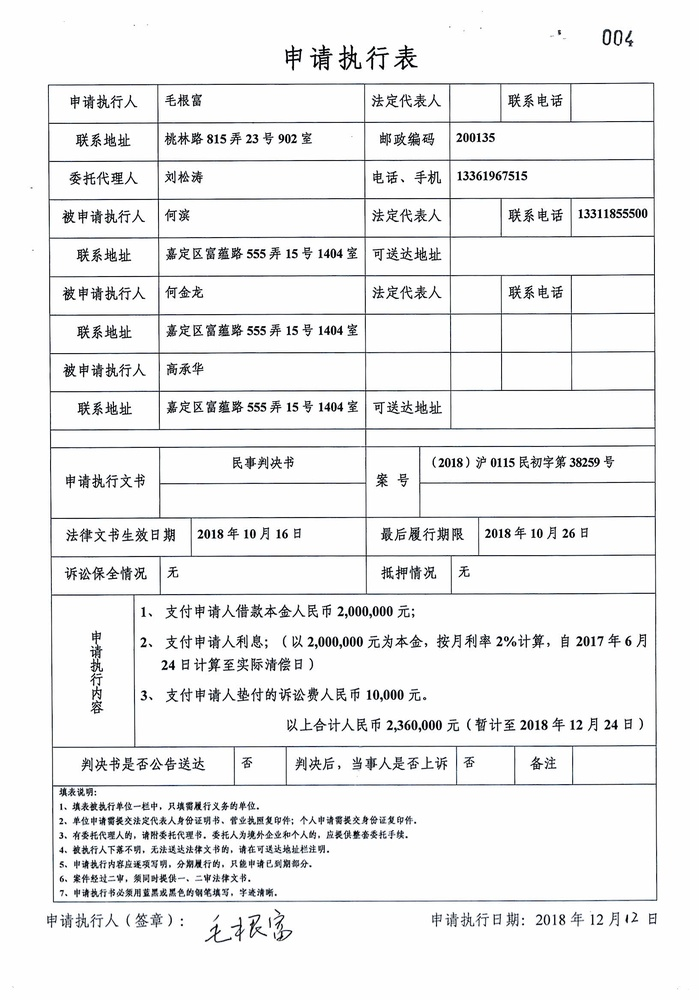
#> input picture 9.jpg, 699 x 1000 px, shrunk from 1632 x 2336 before the run
$ python liantong.py
#> lines starting #> are read from the running program, lines starting #| are printed output that depends on the picture; after the words box and inside, x2 and y2 are one past the last pixel; in counts of white or black regions, pixels touching at a corner belong together
import numpy as np
import matplotlib.pyplot as plt
import matplotlib.patches as mpatches
from skimage import data, filters, segmentation, measure, morphology, color
import cv2
# 加载并裁剪硬币图片
# image = data.coins()[50:-50, 50:-50]
# print(image)
image = cv2.imread('9.jpg')
#> image is the input picture: shape (1000, 699, 3); mean B, G, R 240, 239.7, 239.4
image = cv2.cvtColor(image, cv2.COLOR_BGR2GRAY)
#> image: shape (1000, 699)
thresh = filters.threshold_otsu(image)  # 阈值分割
#> thresh = 172
bw = morphology.closing(image > thresh, morphology.square(3))  # 闭运算
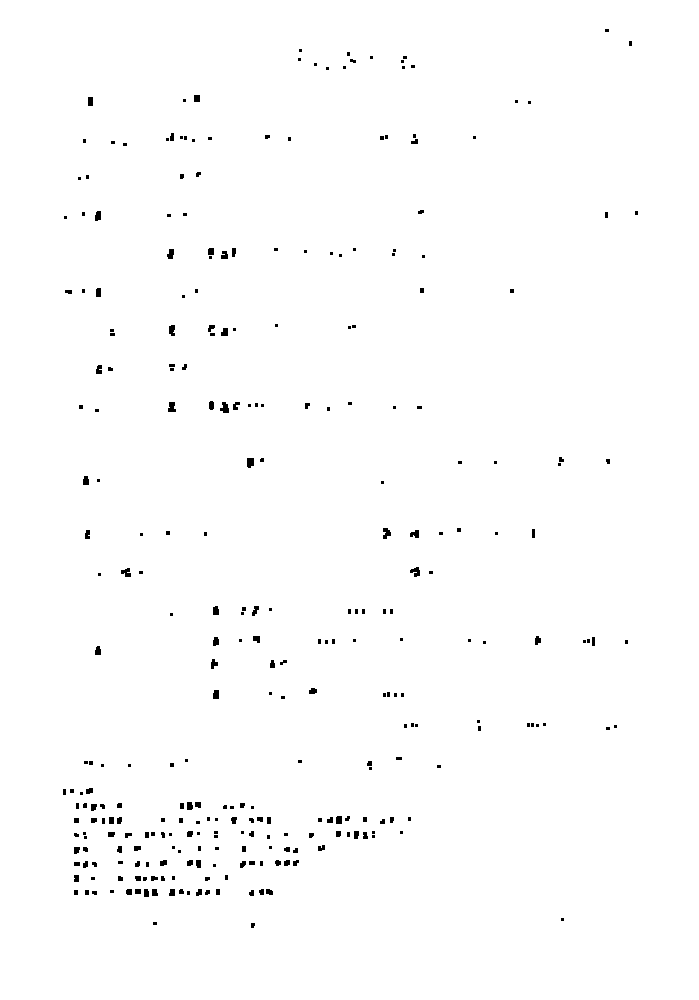
#> bw: shape (1000, 699) bool; 99.1% white; 303 black regions (187 under 20 px), largest, box (x1, y1, x2, y2) and area: (220, 402, 229, 413) 68, (168, 402, 176, 412) 63, (247, 458, 254, 468) 63

cleared = bw.copy()  # 复制
segmentation.clear_border(cleared)  # 清除与边界相连的目标物

label_image = measure.label(cleared)  # 连通区域标记
borders = np.logical_xor(bw, cleared)  # 异或
#> borders: shape (1000, 699) bool; every value is 0
label_image[borders] = -1
image_label_overlay = color.label2rgb(label_image, image=image)  # 不同标记用不同颜色显示
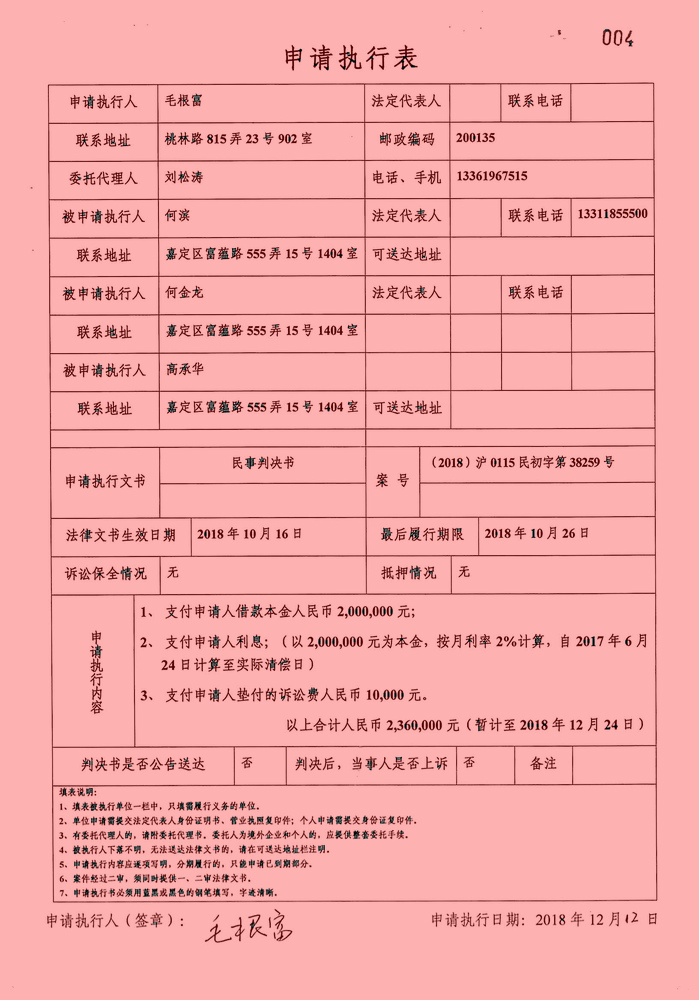
#> image_label_overlay: shape (1000, 699, 3) float64; mean R, G, B 0.955, 0.658, 0.658

fig, (ax0, ax1) = plt.subplots(1, 2, figsize=(8, 6))
ax0.imshow(cleared, plt.cm.gray)
ax1.imshow(image_label_overlay)

for region in measure.regionprops(label_image):  # 循环得到每一个连通区域属性集

    # 忽略小区域
    if region.area < 100:
        continue

    # 绘制外包矩形
    minr, minc, maxr, maxc = region.bbox
    rect = mpatches.Rectangle((minc, minr), maxc - minc, maxr - minr,
                              fill=False, edgecolor='red', linewidth=2)
    ax1.add_patch(rect)
#> this loop made 1 pass
#> (minr, minc, maxr, maxc) on pass 1: (0, 0, 1000, 699)
fig.tight_layout()
plt.show()
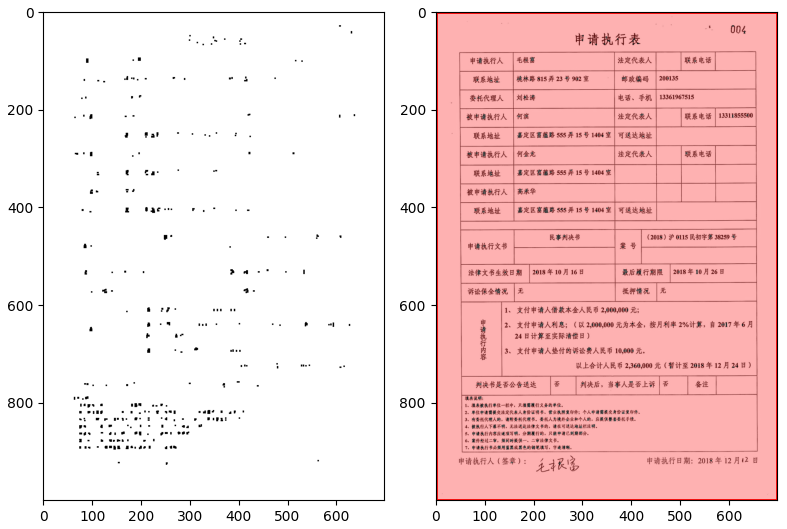
#> figure drawn by matplotlib, 2 panels

$ run again, with 0.jpg copied over 9.jpg
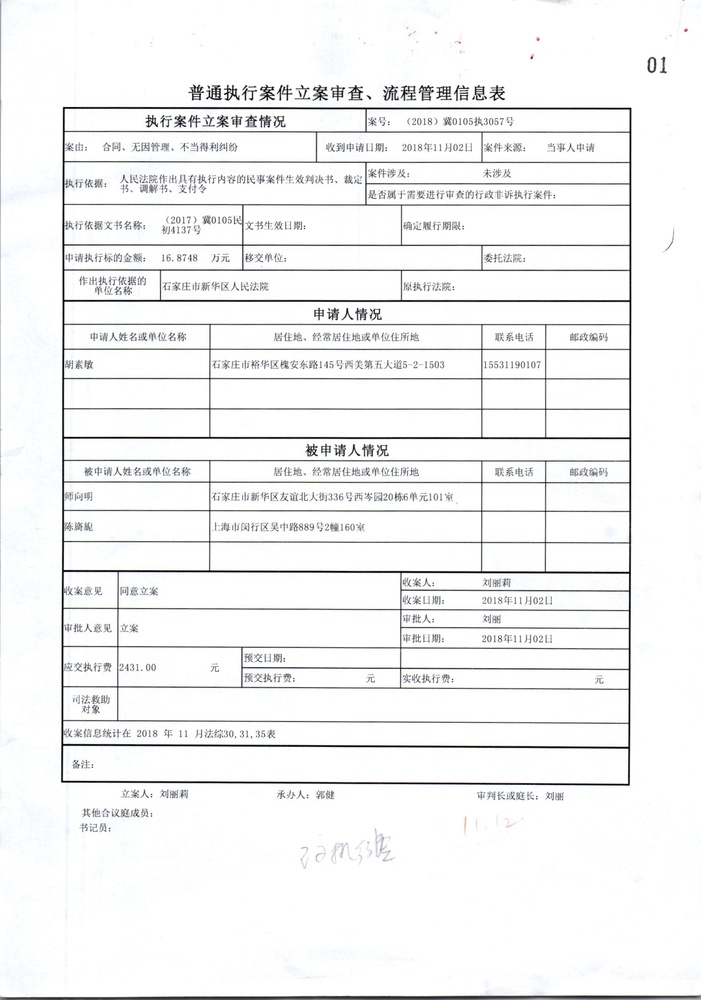
#> input picture 0.jpg, 701 x 1000 px, shrunk from 1651 x 2355 before the run
#> image is the input picture: shape (1000, 701, 3); mean B, G, R 243.2, 243, 242.5
#> image: shape (1000, 701)
#> thresh = 183
#> bw: shape (1000, 701) bool; 98.9% white; 125 black regions (86 under 20 px), largest, box (x1, y1, x2, y2) and area: (0, 995, 701, 1000) 2756, (348, 107, 605, 110) 771, (193, 570, 302, 573) 327
#> label_image: shape (1000, 701) int32; 3 distinct labels, from 0 to 2
#> borders: shape (1000, 701) bool; every value is 0
#> `image_label_overlay = color.label2rgb(label_image, image=image)`:
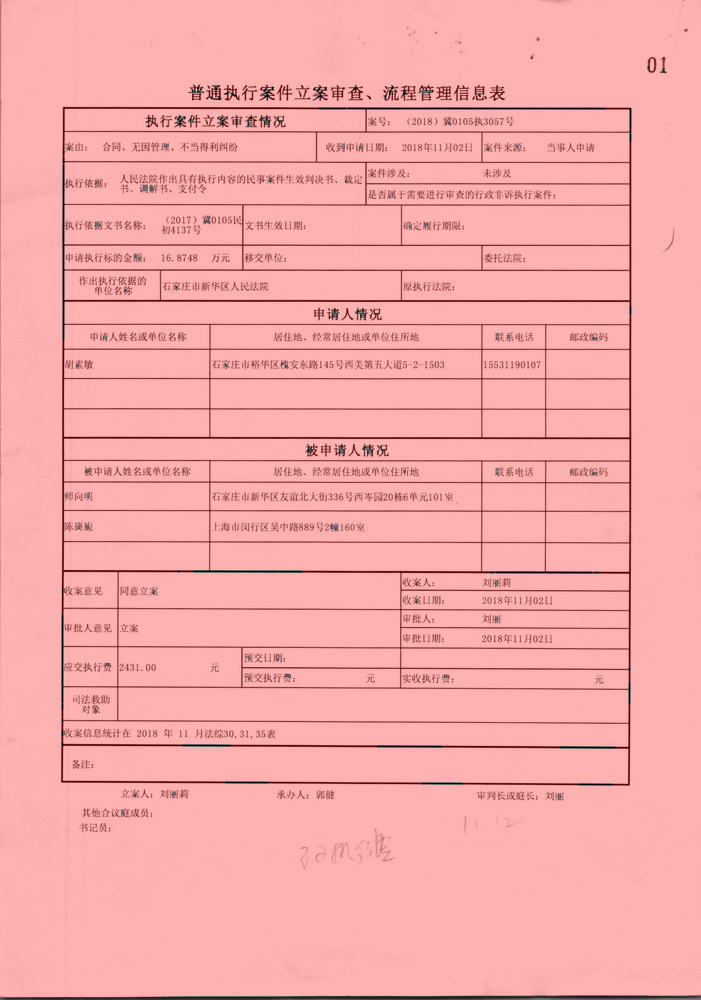
#> image_label_overlay: shape (1000, 701, 3) float64; mean R, G, B 0.963, 0.667, 0.667
#> the loop `for region in measure.regionprops(label_image):` made 2 passes
#> (minr, minc, maxr, maxc) on pass 1: (0, 0, 997, 701)
#> `plt.show()`:
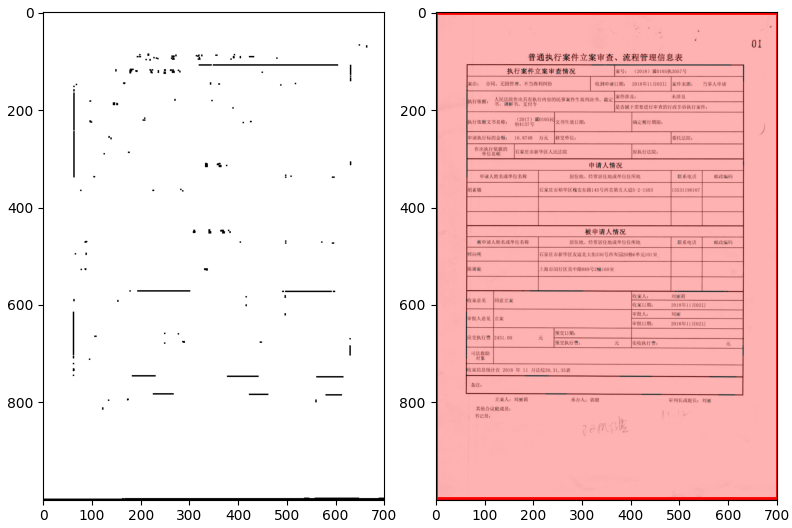
#> figure drawn by matplotlib, 2 panels

$ run again, with 2.jpg copied over 9.jpg
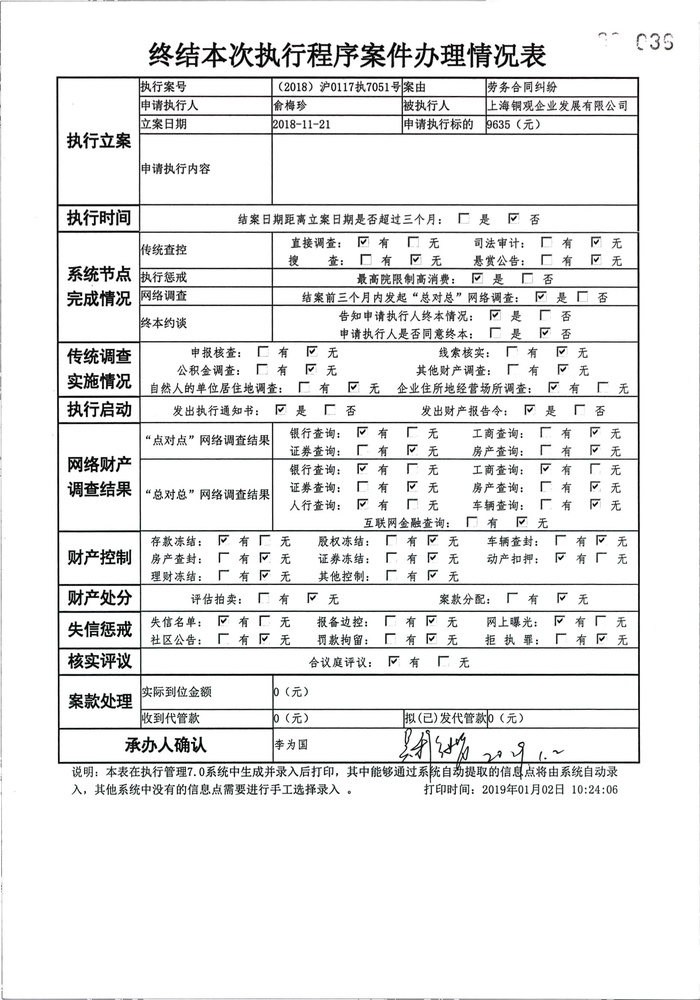
#> input picture 2.jpg, 700 x 1000 px, shrunk from 1636 x 2338 before the run
#> image is the input picture: shape (1000, 700, 3); mean B, G, R 234.6, 234.6, 234.5
#> image: shape (1000, 700)
#> thresh = 168
#> bw: shape (1000, 700) bool; 97.9% white; 543 black regions (292 under 20 px), largest, box (x1, y1, x2, y2) and area: (60, 76, 388, 79) 984, (230, 761, 318, 764) 264, (362, 43, 384, 64) 244
#> label_image: shape (1000, 700) int32; 6 distinct labels, from 0 to 5
#> borders: shape (1000, 700) bool; every value is 0
#> `image_label_overlay = color.label2rgb(label_image, image=image)`:
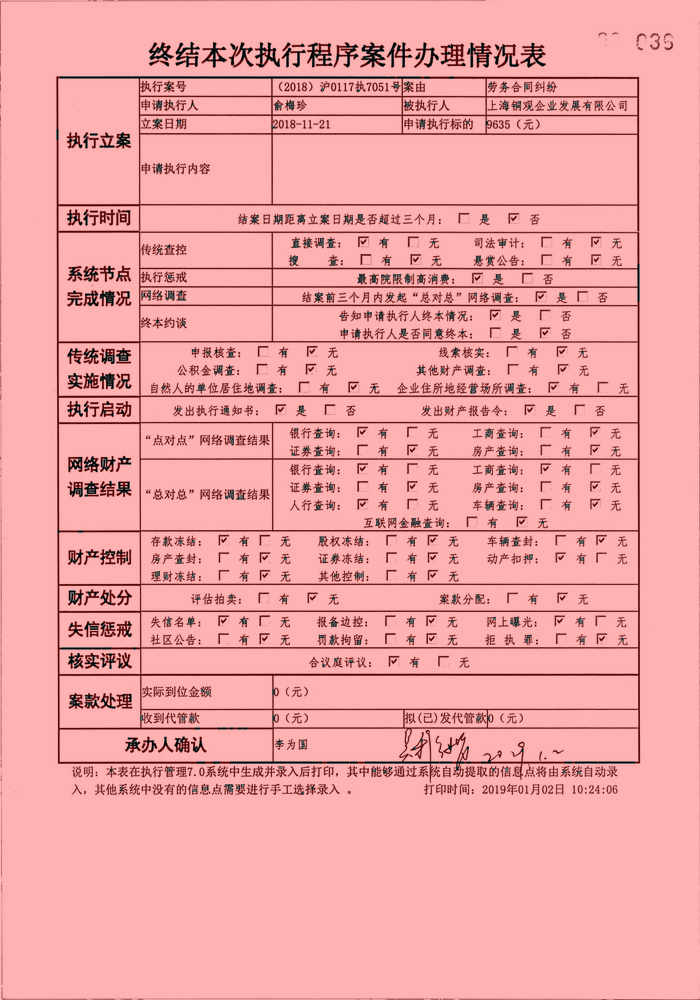
#> image_label_overlay: shape (1000, 700, 3) float64; mean R, G, B 0.938, 0.644, 0.644
#> the loop `for region in measure.regionprops(label_image):` made 5 passes
#> (minr, minc, maxr, maxc) on pass 1: (0, 0, 1000, 700)
#> `plt.show()`:
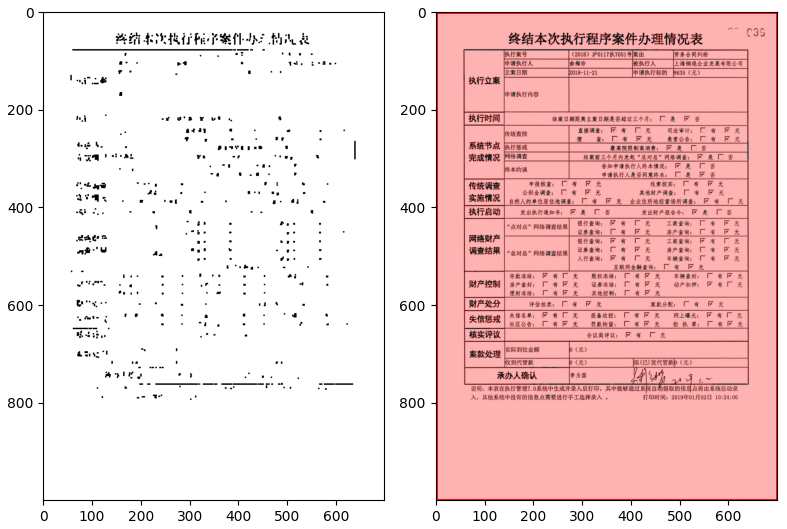
#> figure drawn by matplotlib, 2 panels
